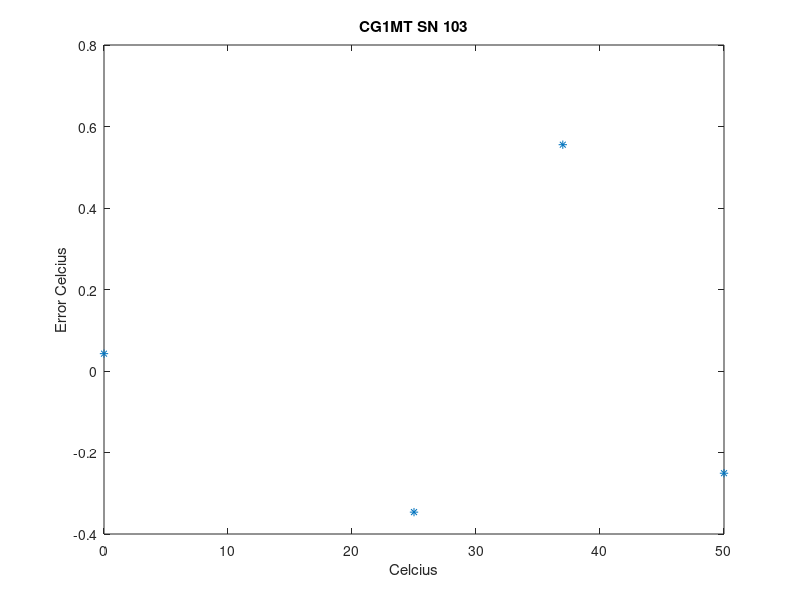

MATLAB code to generate this figure: (Note: this script raises an error after producing the figure.)
function CR_1M()
% CR_1M()
% Generate calibration curves for CR 1M Thermistor Channels

% RD columns taken from CRflow.txt
% column 1: Thermistor serial number
% column 2: R(T=0) MOhm
% column 3: R(T=25) MOhm
% column 4: R(T=37) MOhm
% column 5: R(T=50) MOhm
% column 6: a0 steinhart-hart coefficient (x1e-4)
% column 7: a1 steinhart-hart coefficient (x1e-4)
% column 8: a2 steinhart-hart coefficient (x1e-8)
% column 9: Pull Up value in MOhms
% Data system calibration with calibrated resistances:
% column 10: Open
% column 11: R=10.021 KOhm
% column 12: R=1.0128 KOhm

%  [ 133 3.29e6 0.96e6 0.56e6 0.33e6 2.83e-4 2.12e-4 5.9e-8  1.0002e6 ], 'Gas1T'
%  [ 132 2.78e6 0.8e6  0.47e6 0.27e6 3.46e-4 2.1e-4  6.09e-8 1.0005e6 ], 'Gas2T'
%  [ 103 2.83e6 0.82e6 0.48e6 0.28e6 3.63e-4 2.08e-4 6.36e-8 1.0004e6 ], 'CG1MT'
%  [ 106 2.67e6 0.77e6 0.45e6 0.26e6 3.52e-4 2.10e-4 6.24e-8 1.0004e6 ], 'SH1MT'

RD = {
  [ 103 2.772000 0.804200 0.449600 0.269300 3.889070 2.0690500 6.1889400 1.0004 4096 40.62 4.1426 ], 'CG1MT'
  [ 106 2.793000 0.803400 0.469300 0.273100 3.527730 2.0956000 6.0461200 1.0004 4096 40.62 4.1426 ], 'SH1MT'
  [ 132 2.781000 0.802300 0.469900 0.273600 3.456390 2.1002300 6.0908300 1.0005 4092.8 38.9 2.2 ], 'Gas2T'
  [ 133 3.289000 0.956500 0.561900 0.328600 2.826420 2.1184300 5.9005600 1.0002 4091.5 28.3 2.2 ], 'Gas1T'
};
ResCal = [ 10.021e3 1.0128e3 ]; % Calibration resistors
Tcal = [ 0 25 37 50 ];
% I will make the basic assumption that the thermistors are
% pulled up to the reference voltage of the A/D.
% The Steinhart-hart equation is:
%  1/T = a0 + a1*log(R) + a2*(log(R)^3)
fid = fopen( 'CR_1M.tmc', 'w' );
for i=1:length(RD)
  SN = RD{i,1}(1);
  Rcal = RD{i,1}(2:5)*1e6;
  a0 = RD{i,1}(2+4)*1e-4;
  a1 = RD{i,1}(3+4)*1e-4;
  a2 = RD{i,1}(4+4)*1e-8;
  RP = RD{i,1}(5+4)*1e6;
  Ncal = RD{i,1}(10:12);
  
  % First Calibrate the data system
  RatCal = [ 1 ResCal./(ResCal+RP) ];
  V = polyfit(RatCal,Ncal,1);
  fprintf(1,'Data System Cal for %s: N = %.1f * Rat + %.2f\n', RD{i,2}, V(1), V(2) );

  % Now double-check our Steinhart/Hart parameters
  Tcheck = SteinHart(Rcal, a0, a1, a2 );
  figure; plot(Tcal, Tcheck-Tcal, '*');
  ylabel('Error Celcius');
  xlabel('Celcius');
  title(sprintf('%s SN %d', RD{i,2}, SN ));

  Cts = [1:4095]';
  % Rtherm = Cts .* RP ./ (4096-Cts);
  Rtherm = RP*(Cts-V(2))./(V(1)+V(2)-Cts);
  rok = Rtherm > 0;
  Cts = Cts(rok);
  Rtherm = Rtherm(rok);
  
  T = SteinHart(Rtherm, a0, a1, a2);
  % logR = log(Rtherm);
  % T = 1./(col*a0 + (col*a1) .* logR + (col*a2).*(logR.^3)) - 273.15;
  typenm = sprintf( 'AD12_%s', RD{i,2} );
  FromTo = sprintf( '%s, CELCIUS', typenm );
  Desc = sprintf( '%s 1M Thermistor (SN %d) Pulled up by %.4fM', ...
    typenm, SN, RP*1e-6 );
  gencal2( T, Cts, 1, typenm, Desc, FromTo, 2, fid );
end
fclose(fid);

function T = SteinHart( Rtherm, a0, a1, a2 )
  logR = log(Rtherm);
  T = 1./(a0 + a1 .* logR + a2.*(logR.^3)) - 273.15;
